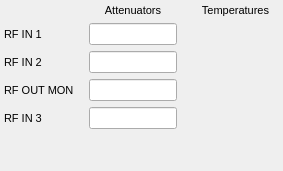
<?xml version="1.0" encoding="UTF-8"?>
<ui version="4.0">
 <class>Form</class>
 <widget class="QWidget" name="Form">
  <property name="geometry">
   <rect>
    <x>0</x>
    <y>0</y>
    <width>283</width>
    <height>171</height>
   </rect>
  </property>
  <property name="sizePolicy">
   <sizepolicy hsizetype="Preferred" vsizetype="Preferred">
    <horstretch>0</horstretch>
    <verstretch>0</verstretch>
   </sizepolicy>
  </property>
  <property name="minimumSize">
   <size>
    <width>0</width>
    <height>0</height>
   </size>
  </property>
  <property name="maximumSize">
   <size>
    <width>581</width>
    <height>700</height>
   </size>
  </property>
  <property name="font">
   <font>
    <pointsize>8</pointsize>
   </font>
  </property>
  <property name="windowTitle">
   <string>Up Converter</string>
  </property>
  <property name="styleSheet">
   <string notr="true"/>
  </property>
  <layout class="QGridLayout" name="gridLayout">
   <property name="leftMargin">
    <number>4</number>
   </property>
   <property name="topMargin">
    <number>4</number>
   </property>
   <property name="rightMargin">
    <number>4</number>
   </property>
   <property name="bottomMargin">
    <number>4</number>
   </property>
   <property name="horizontalSpacing">
    <number>15</number>
   </property>
   <item row="3" column="2">
    <widget class="PyDMLabel" name="PyDMLabel">
     <property name="font">
      <font>
       <pointsize>8</pointsize>
      </font>
     </property>
     <property name="toolTip">
      <string/>
     </property>
     <property name="styleSheet">
      <string notr="true"/>
     </property>
     <property name="frameShape">
      <enum>QFrame::NoFrame</enum>
     </property>
     <property name="text">
      <string/>
     </property>
     <property name="scaledContents">
      <bool>true</bool>
     </property>
     <property name="channel" stdset="0">
      <string>ca://${DEVICE}:UPC_TEMP1</string>
     </property>
    </widget>
   </item>
   <item row="3" column="1">
    <widget class="PyDMLineEdit" name="PyDMLineEdit_13">
     <property name="toolTip">
      <string/>
     </property>
     <property name="styleSheet">
      <string notr="true"/>
     </property>
     <property name="channel" stdset="0">
      <string>ca://${DEVICE}:UPC_ATTEN1</string>
     </property>
    </widget>
   </item>
   <item row="5" column="2">
    <widget class="PyDMLabel" name="PyDMLabel_3">
     <property name="font">
      <font>
       <pointsize>8</pointsize>
      </font>
     </property>
     <property name="toolTip">
      <string/>
     </property>
     <property name="styleSheet">
      <string notr="true"/>
     </property>
     <property name="frameShape">
      <enum>QFrame::NoFrame</enum>
     </property>
     <property name="text">
      <string/>
     </property>
     <property name="scaledContents">
      <bool>true</bool>
     </property>
     <property name="channel" stdset="0">
      <string>ca://${DEVICE}:UPC_TEMP3</string>
     </property>
    </widget>
   </item>
   <item row="1" column="1">
    <widget class="QLabel" name="label_17">
     <property name="sizePolicy">
      <sizepolicy hsizetype="Preferred" vsizetype="Preferred">
       <horstretch>1</horstretch>
       <verstretch>1</verstretch>
      </sizepolicy>
     </property>
     <property name="font">
      <font>
       <pointsize>8</pointsize>
      </font>
     </property>
     <property name="styleSheet">
      <string notr="true"/>
     </property>
     <property name="text">
      <string>Attenuators</string>
     </property>
     <property name="alignment">
      <set>Qt::AlignCenter</set>
     </property>
    </widget>
   </item>
   <item row="5" column="0">
    <widget class="QLabel" name="label_22">
     <property name="font">
      <font>
       <pointsize>8</pointsize>
      </font>
     </property>
     <property name="styleSheet">
      <string notr="true"/>
     </property>
     <property name="text">
      <string>RF IN 3</string>
     </property>
    </widget>
   </item>
   <item row="3" column="0">
    <widget class="QLabel" name="label_25">
     <property name="font">
      <font>
       <pointsize>8</pointsize>
      </font>
     </property>
     <property name="styleSheet">
      <string notr="true"/>
     </property>
     <property name="text">
      <string>RF IN 2</string>
     </property>
    </widget>
   </item>
   <item row="4" column="2">
    <widget class="PyDMLabel" name="PyDMLabel_4">
     <property name="font">
      <font>
       <pointsize>8</pointsize>
      </font>
     </property>
     <property name="toolTip">
      <string/>
     </property>
     <property name="styleSheet">
      <string notr="true"/>
     </property>
     <property name="frameShape">
      <enum>QFrame::NoFrame</enum>
     </property>
     <property name="text">
      <string/>
     </property>
     <property name="scaledContents">
      <bool>true</bool>
     </property>
     <property name="channel" stdset="0">
      <string>ca://${DEVICE}:UPC_TEMP2</string>
     </property>
    </widget>
   </item>
   <item row="5" column="1">
    <widget class="PyDMLineEdit" name="PyDMLineEdit_15">
     <property name="toolTip">
      <string/>
     </property>
     <property name="styleSheet">
      <string notr="true"/>
     </property>
     <property name="channel" stdset="0">
      <string>ca://${DEVICE}:UPC_ATTEN3</string>
     </property>
    </widget>
   </item>
   <item row="4" column="1">
    <widget class="PyDMLineEdit" name="PyDMLineEdit_9">
     <property name="toolTip">
      <string/>
     </property>
     <property name="styleSheet">
      <string notr="true"/>
     </property>
     <property name="channel" stdset="0">
      <string>ca://${DEVICE}:UPC_ATTEN2</string>
     </property>
    </widget>
   </item>
   <item row="6" column="0">
    <widget class="QLabel" name="label">
     <property name="font">
      <font>
       <pointsize>8</pointsize>
      </font>
     </property>
     <property name="text">
      <string/>
     </property>
    </widget>
   </item>
   <item row="2" column="1">
    <widget class="PyDMLineEdit" name="PyDMLineEdit_12">
     <property name="toolTip">
      <string/>
     </property>
     <property name="styleSheet">
      <string notr="true"/>
     </property>
     <property name="channel" stdset="0">
      <string>ca://${DEVICE}:UPC_ATTEN0</string>
     </property>
    </widget>
   </item>
   <item row="4" column="0">
    <widget class="QLabel" name="label_20">
     <property name="font">
      <font>
       <pointsize>8</pointsize>
      </font>
     </property>
     <property name="styleSheet">
      <string notr="true"/>
     </property>
     <property name="text">
      <string>RF OUT MON</string>
     </property>
    </widget>
   </item>
   <item row="2" column="0">
    <widget class="QLabel" name="label_19">
     <property name="font">
      <font>
       <pointsize>8</pointsize>
      </font>
     </property>
     <property name="styleSheet">
      <string notr="true"/>
     </property>
     <property name="text">
      <string>RF IN 1</string>
     </property>
    </widget>
   </item>
   <item row="2" column="2">
    <widget class="PyDMLabel" name="PyDMLabel_2">
     <property name="font">
      <font>
       <pointsize>8</pointsize>
      </font>
     </property>
     <property name="toolTip">
      <string/>
     </property>
     <property name="styleSheet">
      <string notr="true"/>
     </property>
     <property name="frameShape">
      <enum>QFrame::NoFrame</enum>
     </property>
     <property name="text">
      <string/>
     </property>
     <property name="scaledContents">
      <bool>true</bool>
     </property>
     <property name="channel" stdset="0">
      <string>ca://${DEVICE}:UPC_TEMP0</string>
     </property>
    </widget>
   </item>
   <item row="1" column="2">
    <widget class="QLabel" name="label_18">
     <property name="sizePolicy">
      <sizepolicy hsizetype="Preferred" vsizetype="Preferred">
       <horstretch>1</horstretch>
       <verstretch>1</verstretch>
      </sizepolicy>
     </property>
     <property name="font">
      <font>
       <pointsize>8</pointsize>
      </font>
     </property>
     <property name="styleSheet">
      <string notr="true"/>
     </property>
     <property name="text">
      <string>Temperatures</string>
     </property>
     <property name="alignment">
      <set>Qt::AlignCenter</set>
     </property>
    </widget>
   </item>
   <item row="7" column="0">
    <widget class="QLabel" name="label_2">
     <property name="font">
      <font>
       <pointsize>8</pointsize>
      </font>
     </property>
     <property name="text">
      <string/>
     </property>
    </widget>
   </item>
  </layout>
 </widget>
 <customwidgets>
  <customwidget>
   <class>PyDMLabel</class>
   <extends>QLabel</extends>
   <header>pydm.widgets.label</header>
  </customwidget>
  <customwidget>
   <class>PyDMLineEdit</class>
   <extends>QLineEdit</extends>
   <header>pydm.widgets.line_edit</header>
  </customwidget>
 </customwidgets>
 <resources/>
 <connections/>
</ui>
